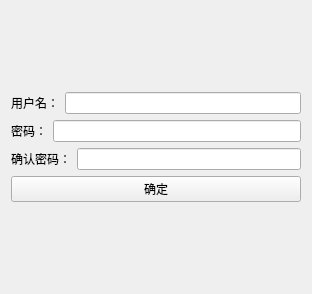
<?xml version="1.0" encoding="UTF-8"?>
<ui version="4.0">
    <class>Form</class>
    <widget class="QWidget" name="Form">
        <property name="geometry">
            <rect>
                <x>0</x>
                <y>0</y>
                <width>312</width>
                <height>294</height>
            </rect>
        </property>
        <property name="windowTitle">
            <string>注册</string>
        </property>
        <layout class="QVBoxLayout" name="verticalLayout_2">
            <item>
                <layout class="QVBoxLayout" name="verticalLayout">
                    <item>
                        <layout class="QHBoxLayout" name="horizontalLayout_3">
                            <item>
                                <widget class="QLabel" name="label">
                                    <property name="text">
                                        <string>用户名：</string>
                                    </property>
                                </widget>
                            </item>
                            <item>
                                <widget class="QLineEdit" name="register_username"/>
                            </item>
                        </layout>
                    </item>
                    <item>
                        <layout class="QHBoxLayout" name="horizontalLayout_2">
                            <item>
                                <widget class="QLabel" name="label_2">
                                    <property name="text">
                                        <string>密码：</string>
                                    </property>
                                </widget>
                            </item>
                            <item>
                                <widget class="QLineEdit" name="register_password"/>
                            </item>
                        </layout>
                    </item>
                    <item>
                        <layout class="QHBoxLayout" name="horizontalLayout">
                            <item>
                                <widget class="QLabel" name="label_3">
                                    <property name="text">
                                        <string>确认密码：</string>
                                    </property>
                                </widget>
                            </item>
                            <item>
                                <widget class="QLineEdit" name="confirm"/>
                            </item>
                        </layout>
                    </item>
                    <item>
                        <widget class="QPushButton" name="button_determine">
                            <property name="text">
                                <string>确定</string>
                            </property>
                        </widget>
                    </item>
                </layout>
            </item>
        </layout>
    </widget>
    <resources/>
    <connections/>
</ui>
